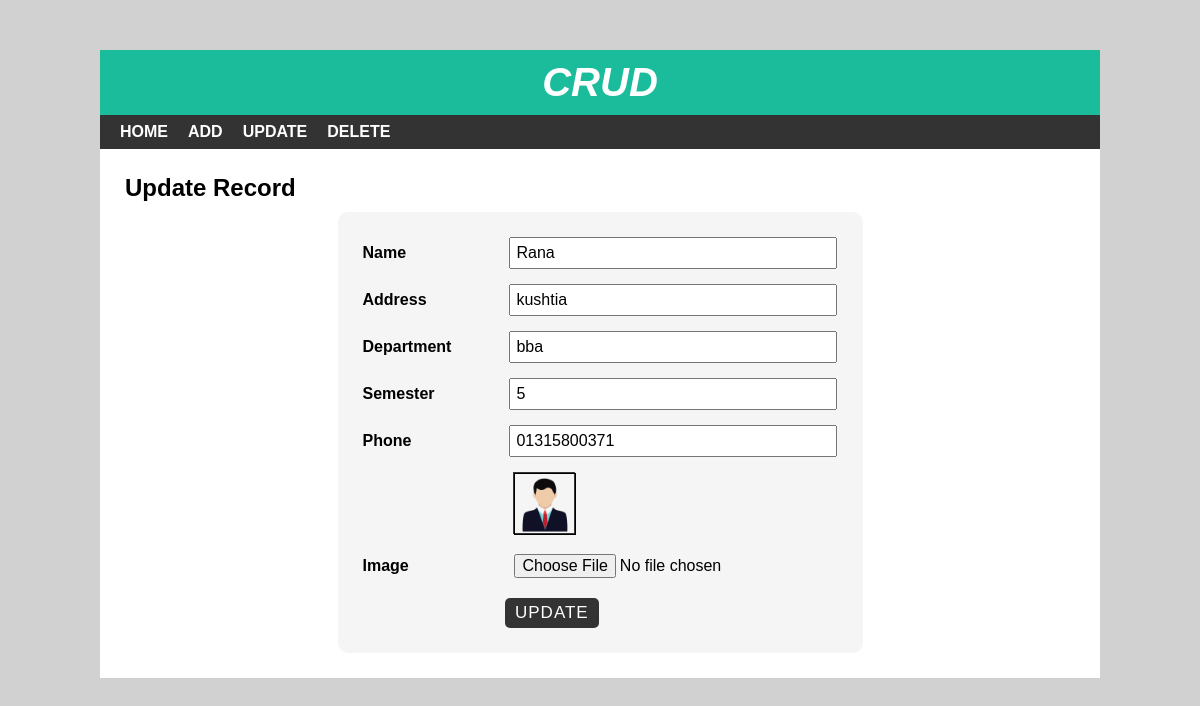
Screenshot of /edit.php?id=8 with the database file from the repository.
### tables this page shows
CREATE TABLE `students` (
  `id` int(11) NOT NULL,
  `name` varchar(255) DEFAULT NULL,
  `address` varchar(255) DEFAULT NULL,
  `department` varchar(255) DEFAULT NULL,
  `semester` int(11) DEFAULT NULL,
  `phone` text DEFAULT NULL,
  `image` varchar(255) DEFAULT NULL
);

### edit.php (the view, shortened to what this page needs)
<?php include 'header.php'; ?>
<?php
include "config.php";
$student_id = $_GET['id'];
$sql = "SELECT * FROM students WHERE id={$student_id}";
$result = mysqli_query($conn, $sql);
$rows = mysqli_fetch_assoc($result);
?>
<div id="main-content">
    <h2>Update Record</h2>
    <form class="post-form" action="updatedata.php" method="post" enctype="multipart/form-data">
      <div class="form-group">
          <label>Name</label>
          <input type="text" name="name" value="<?php echo $rows['name'] ?>"/>
      </div>
      <div class="form-group">
          <label>Address</label>
          <input type="text" name="address" value="<?php echo $rows['address'] ?>"/>
      </div>
      <div class="form-group">
          <label>Department</label>
          <input type="text" name="department" value="<?php echo $rows['department'] ?>"/>
      </div>
      <div class="form-group">
          <label>Semester</label>
          <input type="text" name="semester" value="<?php echo $rows['semester'] ?>"/>
      </div>
      <div class="form-group">
          <label>Phone</label>
          <input type="text" name="phone" value="<?php echo $rows['phone'] ?>"/>
      </div>
      <div class="form-group">
        <div class="image-box" style="height: 60px; width: 60px; border: 1px solid #353333; margin-left: 150px;">
        <img class="avater-img" style="width: 60px;" src="upload/<?php echo $rows['image'] ?>" alt="image">
      </div>
      </div>
      <div class="form-group">
          <label>Image</label>
          <input type="file" name="image" />
      </div>
      <input class="submit" type="submit" value="Update"/>
    </form>
</div>
</div>
</body>
</html>

### css/style.css (style rules this page uses)
body { font: 16px arial; margin: 0; padding: 0; background: #d1d1d1; }
#main-content { padding: 25px; min-height: 400px; }
#main-content h2 { margin: 0 0 10px; text-transform: capitalize; }
#main-content .post-form { width: 50%; padding: 25px; margin: 0 auto; background-color: #f5f5f5; border-radius: 10px; }
#main-content .post-form .form-group { margin: 0 0 15px; }
.avater-img { width: 60px; text-align: center; border: 1px solid; }
#main-content .post-form .form-group label { width: 30%; display: inline-block; font-weight: 600; }
#main-content .post-form .form-group input, #main-content .post-form .form-group select { font-size: 16px; width: 66%; display: inline-block; padding: 5px; margin: 0; }
#main-content .post-form .form-group .avater-img { width: 60px; text-align: center; border: 1px solid; }
.image-box { height: 60px; width: 60px; border: 1px solid #353333; }
#main-content .post-form .submit { font-size: 17px; letter-spacing: 1px; text-transform: uppercase; padding: 5px 10px; color: #fff; background-color: #333; border: none; border-radius: 5px; margin: 0 0 0 30%; cursor: pointer; transition: all 0.3s; }

### rows the page displays
students: name "Rana", address "kushtia", department "bba", semester "5", phone "01315800371", image (picture)
